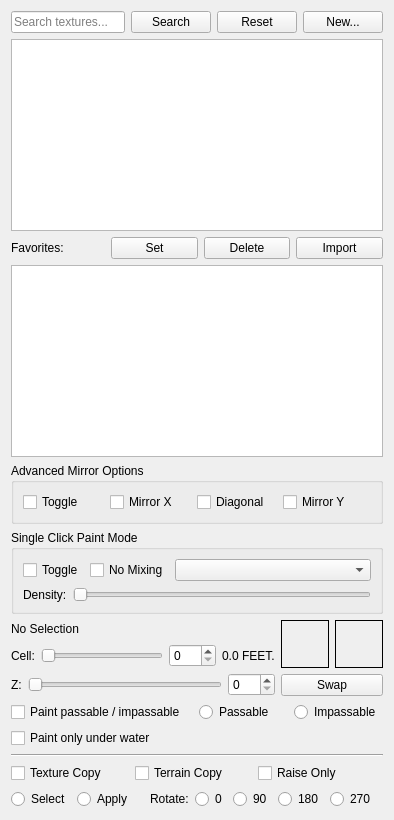
<?xml version="1.0" encoding="UTF-8"?>
<ui version="4.0">
 <class>WBQtTerrainMaterialPanel</class>
 <widget class="QWidget" name="WBQtTerrainMaterialPanel">
  <property name="windowTitle">
   <string>Terrain Material Options</string>
  </property>
  <layout class="QVBoxLayout" name="rootLayout" stretch="0,3,0,0,0,0,0,0,0,0,0,0">
   <item>
    <layout class="QHBoxLayout" name="searchRow" stretch="1,0,0,0">
     <item>
      <widget class="QLineEdit" name="search">
       <property name="placeholderText">
        <string>Search textures...</string>
       </property>
      </widget>
     </item>
     <item>
      <widget class="QPushButton" name="searchBtn">
       <property name="text">
        <string>Search</string>
       </property>
      </widget>
     </item>
     <item>
      <widget class="QPushButton" name="resetBtn">
       <property name="text">
        <string>Reset</string>
       </property>
      </widget>
     </item>
     <item>
      <widget class="QPushButton" name="newBrushBtn">
       <property name="text">
        <string>New...</string>
       </property>
       <property name="toolTip">
        <string>Create a WorldBuilder brush, saved to WorldBuilderQt\TerrainBrushes.ini</string>
       </property>
      </widget>
     </item>
    </layout>
   </item>
   <item>
    <widget class="QTreeWidget" name="tree">
     <attribute name="headerVisible">
      <bool>false</bool>
     </attribute>
    </widget>
   </item>
   <item>
    <layout class="QHBoxLayout" name="favHeadRow">
     <item>
      <widget class="QLabel" name="favoritesLabel">
       <property name="text">
        <string>Favorites:</string>
       </property>
      </widget>
     </item>
     <item>
      <spacer name="favHeadSpacer">
       <property name="orientation">
        <enum>Qt::Horizontal</enum>
       </property>
      </spacer>
     </item>
     <item>
      <widget class="QPushButton" name="setFavBtn">
       <property name="text">
        <string>Set</string>
       </property>
      </widget>
     </item>
     <item>
      <widget class="QPushButton" name="delFavBtn">
       <property name="text">
        <string>Delete</string>
       </property>
      </widget>
     </item>
     <item>
      <widget class="QPushButton" name="importFavBtn">
       <property name="text">
        <string>Import</string>
       </property>
      </widget>
     </item>
    </layout>
   </item>
   <item>
    <widget class="QTreeWidget" name="favTree">
     <attribute name="headerVisible">
      <bool>false</bool>
     </attribute>
    </widget>
   </item>
   <item>
    <widget class="QGroupBox" name="mirrorBox">
     <property name="title">
      <string>Advanced Mirror Options</string>
     </property>
     <layout class="QHBoxLayout" name="mirrorLay">
      <item>
       <widget class="QCheckBox" name="mirror">
        <property name="text">
         <string>Toggle</string>
        </property>
       </widget>
      </item>
      <item>
       <widget class="QCheckBox" name="mirrorX">
        <property name="text">
         <string>Mirror X</string>
        </property>
       </widget>
      </item>
      <item>
       <widget class="QCheckBox" name="mirrorXY">
        <property name="text">
         <string>Diagonal</string>
        </property>
       </widget>
      </item>
      <item>
       <widget class="QCheckBox" name="mirrorY">
        <property name="text">
         <string>Mirror Y</string>
        </property>
       </widget>
      </item>
      <item>
       <spacer name="mirrorSpacer">
        <property name="orientation">
         <enum>Qt::Horizontal</enum>
        </property>
       </spacer>
      </item>
     </layout>
    </widget>
   </item>
   <item>
    <widget class="QGroupBox" name="patBox">
     <property name="title">
      <string>Single Click Paint Mode</string>
     </property>
     <layout class="QVBoxLayout" name="patLay">
      <item>
       <layout class="QHBoxLayout" name="patRow" stretch="0,0,1">
        <item>
         <widget class="QCheckBox" name="patternPaint">
          <property name="text">
           <string>Toggle</string>
          </property>
         </widget>
        </item>
        <item>
         <widget class="QCheckBox" name="noMixing">
          <property name="text">
           <string>No Mixing</string>
          </property>
          <property name="toolTip">
           <string>Don't auto-blend different texture classes.</string>
          </property>
         </widget>
        </item>
        <item>
         <widget class="QComboBox" name="paintMode"/>
        </item>
       </layout>
      </item>
      <item>
       <layout class="QHBoxLayout" name="densRow" stretch="0,1">
        <item>
         <widget class="QLabel" name="densityLabel">
          <property name="text">
           <string>Density:</string>
          </property>
         </widget>
        </item>
        <item>
         <widget class="QSlider" name="density">
          <property name="orientation">
           <enum>Qt::Horizontal</enum>
          </property>
          <property name="minimum">
           <number>0</number>
          </property>
          <property name="maximum">
           <number>100</number>
          </property>
         </widget>
        </item>
       </layout>
      </item>
     </layout>
    </widget>
   </item>
   <item>
    <layout class="QHBoxLayout" name="midRow" stretch="1,0">
     <item>
      <layout class="QVBoxLayout" name="midLeft">
       <item>
        <widget class="QLabel" name="nameLabel">
         <property name="text">
          <string>No Selection</string>
         </property>
        </widget>
       </item>
       <item>
        <layout class="QHBoxLayout" name="wRow" stretch="0,1,0,0">
         <item>
          <widget class="QLabel" name="cellLabel">
           <property name="text">
            <string>Cell:</string>
           </property>
          </widget>
         </item>
         <item>
          <widget class="QSlider" name="widthSlider">
           <property name="orientation">
            <enum>Qt::Horizontal</enum>
           </property>
          </widget>
         </item>
         <item>
          <widget class="WBQtScrubSpinBox" name="widthSpin">
           <property name="toolTip">
            <string>Drag up/down to scrub, or type a value.</string>
           </property>
           <property name="decimals">
            <number>0</number>
           </property>
           <property name="singleStep">
            <double>1.000000000000000</double>
           </property>
          </widget>
         </item>
         <item>
          <widget class="QLabel" name="widthLabel">
           <property name="text">
            <string>0.0 FEET.</string>
           </property>
          </widget>
         </item>
        </layout>
       </item>
       <item>
        <layout class="QHBoxLayout" name="zRow" stretch="0,1,0">
         <item>
          <widget class="QLabel" name="zLabel">
           <property name="text">
            <string>Z:</string>
           </property>
          </widget>
         </item>
         <item>
          <widget class="QSlider" name="heightSlider">
           <property name="orientation">
            <enum>Qt::Horizontal</enum>
           </property>
          </widget>
         </item>
         <item>
          <widget class="WBQtScrubSpinBox" name="heightSpin">
           <property name="toolTip">
            <string>Drag up/down to scrub, or type a value.</string>
           </property>
           <property name="decimals">
            <number>0</number>
           </property>
           <property name="singleStep">
            <double>1.000000000000000</double>
           </property>
          </widget>
         </item>
        </layout>
       </item>
      </layout>
     </item>
     <item>
      <layout class="QVBoxLayout" name="midRight">
       <item>
        <layout class="QHBoxLayout" name="swatchRow">
         <item>
          <widget class="QLabel" name="fgSwatch">
           <property name="minimumSize">
            <size>
             <width>48</width>
             <height>48</height>
            </size>
           </property>
           <property name="maximumSize">
            <size>
             <width>48</width>
             <height>48</height>
            </size>
           </property>
           <property name="frameShape">
            <enum>QFrame::Box</enum>
           </property>
           <property name="toolTip">
            <string>Foreground texture</string>
           </property>
          </widget>
         </item>
         <item>
          <widget class="QLabel" name="bgSwatch">
           <property name="minimumSize">
            <size>
             <width>48</width>
             <height>48</height>
            </size>
           </property>
           <property name="maximumSize">
            <size>
             <width>48</width>
             <height>48</height>
            </size>
           </property>
           <property name="frameShape">
            <enum>QFrame::Box</enum>
           </property>
           <property name="toolTip">
            <string>Background texture</string>
           </property>
          </widget>
         </item>
        </layout>
       </item>
       <item>
        <widget class="QPushButton" name="swapBtn">
         <property name="text">
          <string>Swap</string>
         </property>
        </widget>
       </item>
      </layout>
     </item>
    </layout>
   </item>
   <item>
    <layout class="QHBoxLayout" name="pathRow">
     <item>
      <widget class="QCheckBox" name="paintPathing">
       <property name="text">
        <string>Paint passable / impassable</string>
       </property>
      </widget>
     </item>
     <item>
      <spacer name="pathSpacer">
       <property name="orientation">
        <enum>Qt::Horizontal</enum>
       </property>
      </spacer>
     </item>
     <item>
      <widget class="QRadioButton" name="passable">
       <property name="text">
        <string>Passable</string>
       </property>
      </widget>
     </item>
     <item>
      <widget class="QRadioButton" name="impassable">
       <property name="text">
        <string>Impassable</string>
       </property>
      </widget>
     </item>
    </layout>
   </item>
   <item>
    <widget class="QCheckBox" name="paintWaterOnly">
     <property name="text">
      <string>Paint only under water</string>
     </property>
     <property name="toolTip">
      <string>Paint only cells inside a water area that lie below its surface, up to the shoreline.</string>
     </property>
    </widget>
   </item>
   <item>
    <widget class="QFrame" name="copySep">
     <property name="frameShape">
      <enum>QFrame::HLine</enum>
     </property>
     <property name="frameShadow">
      <enum>QFrame::Sunken</enum>
     </property>
    </widget>
   </item>
   <item>
    <layout class="QHBoxLayout" name="copyRow">
     <item>
      <widget class="QCheckBox" name="copyTexture">
       <property name="text">
        <string>Texture Copy</string>
       </property>
      </widget>
     </item>
     <item>
      <widget class="QCheckBox" name="copyTerrain">
       <property name="text">
        <string>Terrain Copy</string>
       </property>
      </widget>
     </item>
     <item>
      <widget class="QCheckBox" name="raiseOnly">
       <property name="text">
        <string>Raise Only</string>
       </property>
      </widget>
     </item>
     <item>
      <spacer name="copySpacer">
       <property name="orientation">
        <enum>Qt::Horizontal</enum>
       </property>
      </spacer>
     </item>
    </layout>
   </item>
   <item>
    <layout class="QHBoxLayout" name="saRow">
     <item>
      <widget class="QRadioButton" name="copySelect">
       <property name="text">
        <string>Select</string>
       </property>
      </widget>
     </item>
     <item>
      <widget class="QRadioButton" name="copyApply">
       <property name="text">
        <string>Apply</string>
       </property>
      </widget>
     </item>
     <item>
      <spacer name="saGap">
       <property name="orientation">
        <enum>Qt::Horizontal</enum>
       </property>
       <property name="sizeType">
        <enum>QSizePolicy::Fixed</enum>
       </property>
       <property name="sizeHint" stdset="0">
        <size>
         <width>12</width>
         <height>0</height>
        </size>
       </property>
      </spacer>
     </item>
     <item>
      <widget class="QLabel" name="rotateLabel">
       <property name="text">
        <string>Rotate:</string>
       </property>
      </widget>
     </item>
     <item>
      <widget class="QRadioButton" name="rot0">
       <property name="text">
        <string>0</string>
       </property>
      </widget>
     </item>
     <item>
      <widget class="QRadioButton" name="rot90">
       <property name="text">
        <string>90</string>
       </property>
      </widget>
     </item>
     <item>
      <widget class="QRadioButton" name="rot180">
       <property name="text">
        <string>180</string>
       </property>
      </widget>
     </item>
     <item>
      <widget class="QRadioButton" name="rot270">
       <property name="text">
        <string>270</string>
       </property>
      </widget>
     </item>
     <item>
      <spacer name="saSpacer">
       <property name="orientation">
        <enum>Qt::Horizontal</enum>
       </property>
      </spacer>
     </item>
    </layout>
   </item>
  </layout>
 </widget>
 <customwidgets>
  <customwidget>
   <class>WBQtScrubSpinBox</class>
   <extends>QDoubleSpinBox</extends>
   <header>WBQtScrubSpinBox.h</header>
  </customwidget>
 </customwidgets>
 <resources/>
 <connections/>
</ui>
